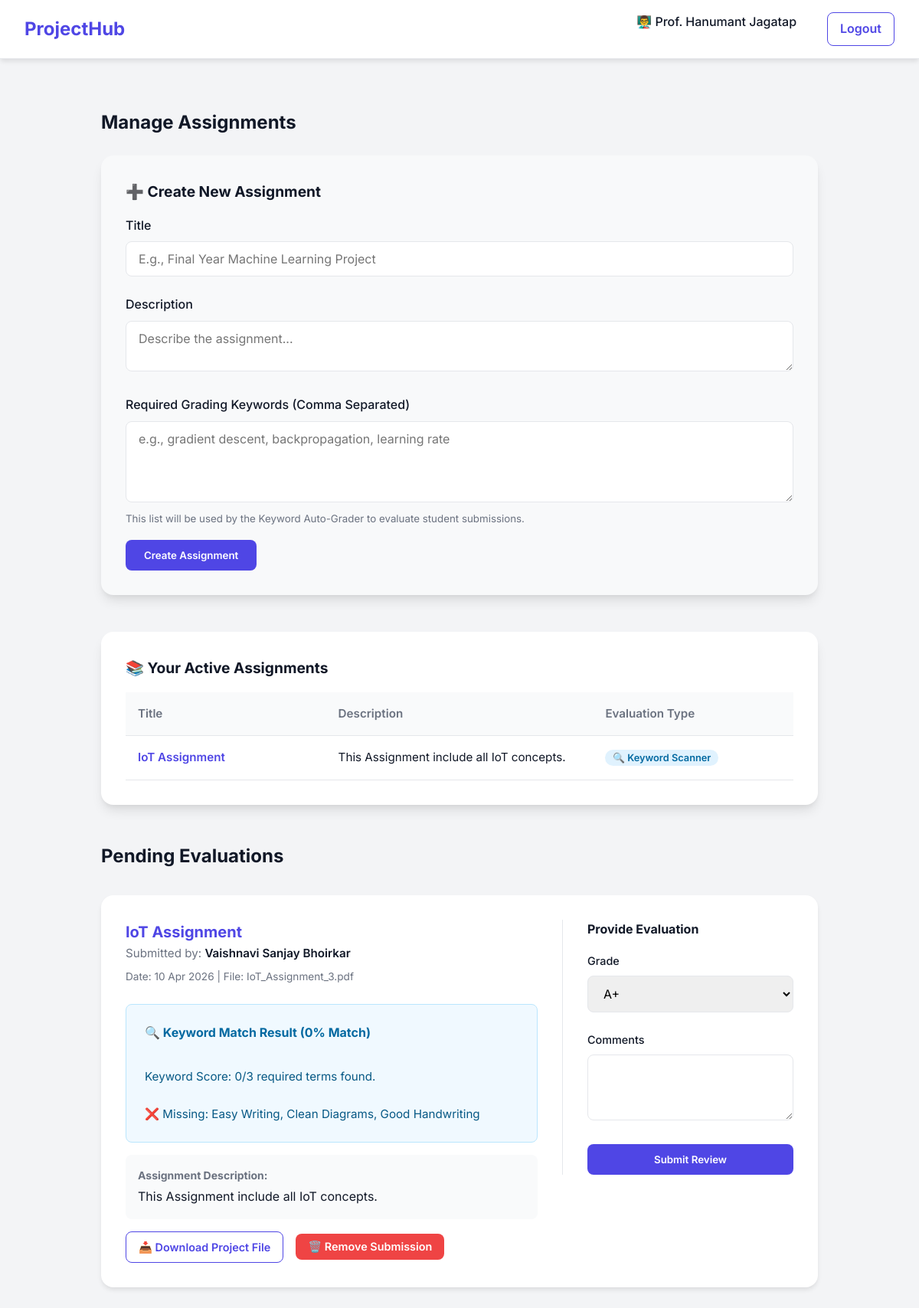
/faculty_dashboard (signed in), run on the app's committed database.
### models.py (models this page shows, shortened)
class Assignment(db.Model):
    __tablename__ = 'assignments'
    id          = db.Column(db.Integer, primary_key=True)
    title       = db.Column(db.String(200), nullable=False)
    description = db.Column(db.Text, nullable=True)
    rubric      = db.Column(db.Text, nullable=True)  # Prompt/Rubric for AI
    created_at  = db.Column(db.DateTime, default=datetime.utcnow)
    faculty_id  = db.Column(db.Integer, db.ForeignKey('users.id'), nullable=False)
    faculty     = db.relationship('User', foreign_keys=[faculty_id])

class Submission(db.Model):
    __tablename__ = 'submissions'
    id                = db.Column(db.Integer, primary_key=True)
    filename          = db.Column(db.String(300), nullable=False)
    original_filename = db.Column(db.String(300), nullable=False)
    submitted_at      = db.Column(db.DateTime, default=datetime.utcnow)
    grade             = db.Column(db.String(10), nullable=True)
    comments          = db.Column(db.Text, nullable=True)
    auto_score        = db.Column(db.String(20), nullable=True)
    auto_feedback     = db.Column(db.Text, nullable=True)
    user_id       = db.Column(db.Integer, db.ForeignKey('users.id'), nullable=False)
    assignment_id = db.Column(db.Integer, db.ForeignKey('assignments.id'), nullable=False)
    assignment = db.relationship('Assignment', backref='submissions')

class User(db.Model):
    __tablename__ = 'users'
    id         = db.Column(db.Integer, primary_key=True)
    username   = db.Column(db.String(80), unique=True, nullable=False)
    email      = db.Column(db.String(120), unique=True, nullable=False)
    password   = db.Column(db.String(200), nullable=False)
    role       = db.Column(db.String(20), nullable=False, default='student')  # student / faculty / admin
    course     = db.Column(db.String(100), nullable=True)
    year       = db.Column(db.Integer, nullable=True)
    department = db.Column(db.String(100), nullable=True)
    created_at = db.Column(db.DateTime, default=datetime.utcnow)
    submissions = db.relationship(
        'Submission',
        backref='user',   # <-- THIS is important (used in HTML)
        lazy=True,
        foreign_keys='Submission.user_id'
    )

### app.py (the view)
@app.route('/faculty_dashboard')
def faculty_dashboard():
    if session.get('role') != 'faculty':
        return redirect(url_for('login'))
    my_assignments = Assignment.query.filter_by(faculty_id=session['user_id']).all()
    my_assignment_ids = [a.id for a in my_assignments]
    submissions = Submission.query.filter(Submission.assignment_id.in_(my_assignment_ids))\
        .order_by(Submission.submitted_at.desc()).all()
    return render_template('faculty_dashboard.html', submissions=submissions, assignments=my_assignments)

### templates/faculty_dashboard.html (shortened to what this page needs)
<!DOCTYPE html>
<html lang="en">
<head>
    <link rel="stylesheet" href="{{ url_for('static', filename='style.css') }}">
</head>
<body>
    <nav class="navbar">
        <a href="/" class="navbar-brand">ProjectHub</a>
        <div class="navbar-nav align-items-center">
            <span style="font-weight: 500; margin-right: 1rem;">
                👨‍🏫 Prof. {{ session.username }}
            </span>
            <a href="{{ url_for('logout') }}" class="btn btn-secondary" style="padding: 0.5rem 1rem;">Logout</a>
        </div>
    </nav>
    <div class="container" style="max-width: 1000px; margin-top: 2rem;">
        <h2 style="margin-bottom: 1.5rem; color: var(--text-main);">Manage Assignments</h2>
        <div class="card" style="margin-bottom: 3rem; background: #f8f9fa;">
            <h3 style="margin-bottom: 1rem; font-size: 1.2rem;">➕ Create New Assignment</h3>
            <form action="{{ url_for('create_assignment') }}" method="POST">
                <div class="form-group">
                    <label class="form-label">Title</label>
                    <input type="text" name="title" class="form-control" placeholder="E.g., Final Year Machine Learning Project" required>
                </div>
                <div class="form-group">
                    <label class="form-label">Description</label>
                    <textarea name="description" class="form-control" rows="2" placeholder="Describe the assignment..."></textarea>
                </div>
                <div class="form-group" style="margin-bottom: 0;">
                    <label class="form-label">Required Grading Keywords (Comma Separated)</label>
                    <textarea name="rubric" class="form-control" rows="4" placeholder="e.g., gradient descent, backpropagation, learning rate" required></textarea>
                    <small style="color: var(--text-muted);">This list will be used by the Keyword Auto-Grader to evaluate student submissions.</small>
                </div>
                <button type="submit" class="btn btn-primary" style="margin-top: 1rem;">Create Assignment</button>
            </form>
        </div>
        <div class="card" style="margin-bottom: 3rem;">
            <h3 style="margin-bottom: 1rem; font-size: 1.2rem;">📚 Your Active Assignments</h3>
            {% if assignments %}
                <table style="font-size: 0.95rem;">
                    <thead>
                        <tr>
                            <th style="width: 30%;">Title</th>
                            <th style="width: 40%;">Description</th>
                            <th style="width: 30%;">Evaluation Type</th>
                        </tr>
                    </thead>
                    <tbody>
                        {% for a in assignments %}
                            <tr>
                                <td style="font-weight: 600; color: var(--primary);">{{ a.title }}</td>
                                <td>{{ a.description }}</td>
                                <td>
                                    <span style="background: #E0F2FE; color: #0369A1; padding: 0.2rem 0.6rem; border-radius: 999px; font-size: 0.8rem; font-weight: 600;">
                                        🔍 Keyword Scanner
                                    </span>
                                </td>
                            </tr>
                        {% endfor %}
                    </tbody>
                </table>
            {% else %}
                <p style="color: var(--text-muted); text-align: center; padding: 1rem;">You haven't created any assignments yet.</p>
            {% endif %}
        </div>
        <h2 style="margin-bottom: 2rem; color: var(--text-main);">Pending Evaluations</h2>
        {% if submissions %}
            <div style="display: grid; gap: 1.5rem;">
            {% for sub in submissions %}
                <div class="card" style="box-shadow: 0 4px 6px -1px rgba(0, 0, 0, 0.1);">
                    <div style="display: flex; justify-content: space-between; align-items: flex-start;">
                        <div style="flex: 2; padding-right: 2rem;">
                            <h3 style="color: var(--primary); font-size: 1.25rem;">
                                {{ sub.assignment.title }}
                            </h3>
                            <p style="font-size: 0.95rem; color: var(--text-muted); margin-bottom: 0.5rem;">
                                Submitted by:
                                <span style="font-weight: 600; color: var(--text-main);">
                                    {{ sub.user.username if sub.user else 'Unknown' }}
                                </span>
                            </p>
                            <p style="font-size: 0.85rem; color: var(--text-muted); margin-bottom: 1rem;">
                                Date: {{ sub.submitted_at.strftime('%d %b %Y') }} | File: {{ sub.original_filename }}
                            </p>
                            {% if sub.auto_score %}
                                <div style="margin-top: 1.5rem; background: #F0F9FF; border: 1px solid #BAE6FD; padding: 1.5rem; border-radius: 0.5rem; margin-bottom: 1rem;">
                                    <h4 style="color: #0369A1; margin-bottom: 0.5rem; font-size: 1rem;">
                                        🔍 Keyword Match Result ({{ sub.auto_score }})
                                    </h4>
                                    <p style="color: #075985; font-size: 0.95rem; white-space: pre-line;">
                                        {{ sub.auto_feedback }}
                                    </p>
                                </div>
                            {% endif %}
                            <div style="background: #F9FAFB; padding: 1rem; border-radius: 0.5rem; margin-bottom: 1rem;">
                                <h4 style="font-size: 0.875rem; color: var(--text-muted); margin-bottom: 0.25rem;">
                                    Assignment Description:
                                </h4>
                                <p>{{ sub.assignment.description }}</p>
                            </div>
                            <div style="display: flex; gap: 1rem; align-items: center;">
                                <a href="{{ url_for('download_file', submission_id=sub.id) }}" class="btn btn-secondary" style="font-size: 0.9rem; padding: 0.5rem 1rem;">
                                    📥 Download Project File
                                </a>
                                <form action="{{ url_for('delete_submission', submission_id=sub.id) }}" method="POST" onsubmit="return confirm('WARNING: Are you sure you want to permanently delete this submission and its core file? This action is irreversible.');">
                                    <button type="submit" class="btn btn-danger" style="font-size: 0.9rem; padding: 0.5rem 1rem;">
                                        🗑️ Remove Submission
                                    </button>
                                </form>
                            </div>
                        </div>
                        <div style="flex: 1; border-left: 1px solid var(--border); padding-left: 2rem;">
                            <h4 style="margin-bottom: 1rem;">Provide Evaluation</h4>
                            <form action="{{ url_for('grade') }}" method="POST">
                                <div class="form-group">
                                    <label class="form-label" style="font-size: 0.9rem;">Grade</label>
                                    <select name="grade" class="form-control" required>
                                        <option value="A+">A+</option>
                                    </select>
                                </div>
                                <div class="form-group">
                                    <label class="form-label" style="font-size: 0.9rem;">Comments</label>
                                    <textarea name="comments" class="form-control" rows="3" required></textarea>
                                </div>
                                <button type="submit" class="btn btn-primary" style="width: 100%;">
                                    Submit Review
                                </button>
                            </form>
                        </div>
                    </div>
                </div>
            {% endfor %}
            </div>
        {% else %}
            <div class="card" style="text-align: center; padding: 4rem 2rem; border: 2px dashed var(--border);">
                <h3 style="color: var(--text-muted); margin-bottom: 0.5rem;">All caught up!</h3>
                <p style="color: var(--text-muted);">No submissions to review.</p>
            </div>
        {% endif %}
    </div>
</body>
</html>

### static/style.css (style rules this page uses)
:root { --primary: #4F46E5; --primary-hover: #4338CA; --secondary: #10B981; --background: #F3F4F6; --surface: #FFFFFF; --text-main: #111827; --text-muted: #6B7280; --border: #E5E7EB; --danger: #EF4444; }
* { margin: 0; padding: 0; box-sizing: border-box; font-family: 'Inter', -apple-system, BlinkMacSystemFont, "Segoe UI", Roboto, "Helvetica Neue", Arial, sans-serif; }
body { background-color: var(--background); color: var(--text-main); line-height: 1.6; }
.container { max-width: 1200px; margin: 0 auto; padding: 2rem; }
.navbar { background: var(--surface); box-shadow: 0 4px 6px -1px rgba(0, 0, 0, 0.1); padding: 1rem 2rem; display: flex; justify-content: space-between; align-items: center; border-bottom: 1px solid var(--border); }
.navbar-brand { font-size: 1.5rem; font-weight: 700; color: var(--primary); text-decoration: none; }
.navbar-nav { display: flex; gap: 1.5rem; }
.btn { display: inline-block; padding: 0.75rem 1.5rem; border-radius: 0.5rem; font-weight: 600; text-decoration: none; text-align: center; border: none; cursor: pointer; transition: all 0.3s ease; }
.btn-primary { background: var(--primary); color: white; }
.btn-secondary { background: var(--surface); color: var(--primary); border: 1px solid var(--primary); }
.btn-danger { background: var(--danger); color: white; }
.card { background: var(--surface); border-radius: 1rem; padding: 2rem; box-shadow: 0 10px 15px -3px rgba(0, 0, 0, 0.1), 0 4px 6px -2px rgba(0, 0, 0, 0.05); margin-bottom: 2rem; }
.form-group { margin-bottom: 1.5rem; }
.form-label { display: block; margin-bottom: 0.5rem; font-weight: 500; color: var(--text-main); }
.form-control { width: 100%; padding: 0.75rem 1rem; border: 1px solid var(--border); border-radius: 0.5rem; font-size: 1rem; transition: border-color 0.3s; }
table { width: 100%; border-collapse: collapse; margin-top: 1rem; }
th, td { padding: 1rem; text-align: left; border-bottom: 1px solid var(--border); }
th { background-color: #F9FAFB; font-weight: 600; color: var(--text-muted); }

### data on the page
Assignment: title "IoT Assignment", description "This Assignment include all IoT concepts."
Submission: assignment "IoT Assignment", user "Vaishnavi Sanjay Bhoirkar", submitted_at "10 Apr 2026", original_filename "IoT_Assignment_3.pdf", auto_score "0% Match", auto_feedback "Keyword Score: 0/3 required terms found. ❌ Missing: Easy Writing, Clean Diagrams, Good Handwriting", assignment.description "This Assignment include all IoT concepts."

### other printed values
{{ session.username }} "Hanumant Jagatap"
